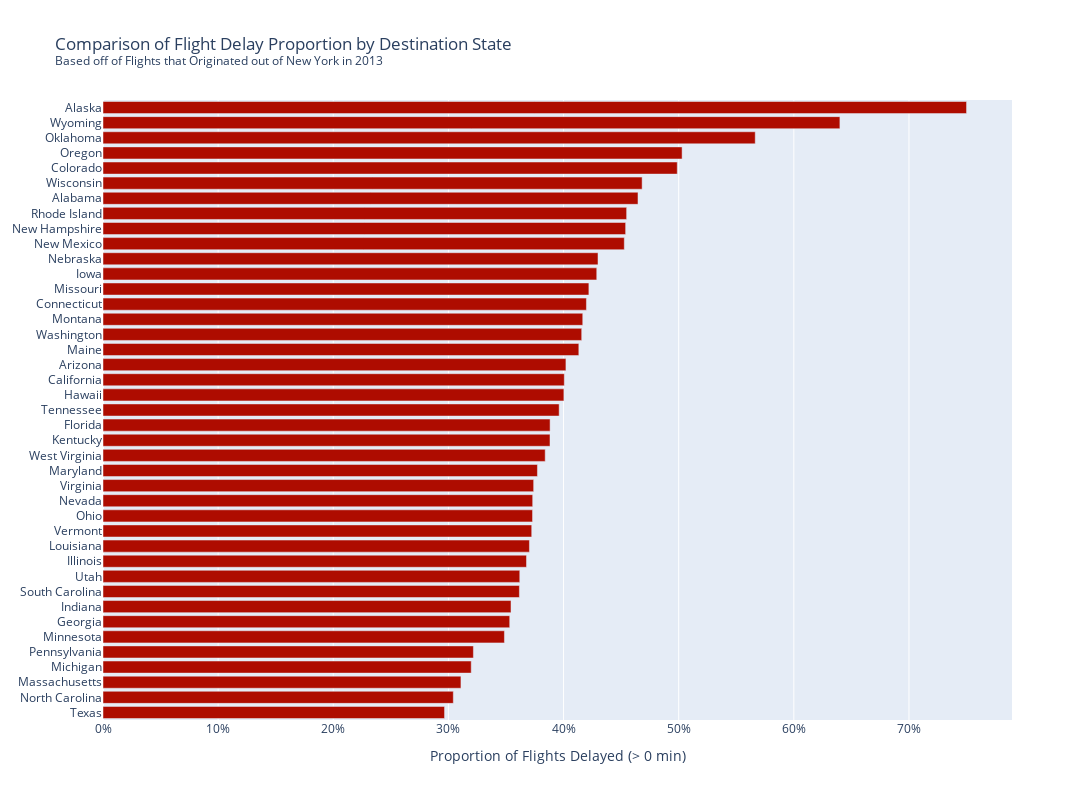

The notebook cell saved with this chart:
### Code cell
fig = px.bar(
    state_stats,
    y='state', 
    x='delay_proportion',
    color_continuous_scale=px.colors.sequential.Reds, 
    title = 'Comparison of Flight Delay Proportion by Destination State <br><sup>Based off of Flights that Originated out of New York in 2013</sup>',
    labels={
        'state': 'State',
        'delay_proportion': 'Proportion of Flights Delayed (> 0 min)',
        'faa': 'Airport Code'
    },
    hover_data={
        'state': True, 
        'faa': True, 
        'delay_proportion': ':.1%', 
        'total_flights': ':,d' 
    },
    custom_data=['state'] 
)

fig.update_layout(
    yaxis_title=None, 
    xaxis_tickformat='.0%', 
    coloraxis_showscale=False, 
    yaxis={'categoryorder':'total ascending'},
    height = 800,
    width = 1200
)

fig.update_traces(marker_color = '#ae0c00')

fig.show()

### Figure 1 — Plotly figure (JSON) as saved in the notebook; plotly's stock layout.template omitted (floating-point values rounded to 4 significant figures)
{"data": [{"customdata": [["Alaska", "ANC", 8], ["Wyoming", "JAC", 25], ["Oklahoma", "OKC", 346], ["Oregon", "PDX", 1354], ["Colorado", "DEN", 7266], ["Wisconsin", "MKE", 2802], ["Alabama", "BHM", 297], ["Rhode Island", "PVD", 376], ["New Hampshire", "MHT", 1009], ["New Mexico", "ABQ", 254], ["Nebraska", "OMA", 849], ["Iowa", "DSM", 569], ["Missouri", "STL", 4339], ["Connecticut", "BDL", 443], ["Montana", "BZN", 36], ["Washington", "SEA", 3923], ["Maine", "PWM", 2352], ["Arizona", "PHX", 4656], ["California", "LAX", 16174], ["Hawaii", "HNL", 707], ["Tennessee", "BNA", 6333], ["Florida", "MCO", 14082], ["Kentucky", "CVG", 3941], ["West Virginia", "CRW", 138], ["Maryland", "BWI", 1781], ["Virginia", "IAD", 5700], ["Nevada", "LAS", 5997], ["Ohio", "CLE", 4573], ["Vermont", "BTV", 2589], ["Louisiana", "MSY", 3799], ["Illinois", "ORD", 17283], ["Utah", "SLC", 2467], ["South Carolina", "CHS", 2884], ["Indiana", "IND", 2077], ["Georgia", "ATL", 17215], ["Minnesota", "MSP", 7185], ["Pennsylvania", "PHL", 1632], ["Michigan", "DTW", 9384], ["Massachusetts", "BOS", 15508], ["North Carolina", "CLT", 14064], ["Texas", "DFW", 8738]], "hovertemplate": "Proportion of Flights Delayed (> 0 min)=%{x:.1%}<br>State=%{y}<br>Airport Code=%{customdata[1]}<br>total_flights=%{customdata[2]:,d}<extra></extra>", "legendgroup": "", "marker": {"color": "#ae0c00", "pattern": {"shape": ""}}, "name": "", "orientation": "h", "showlegend": false, "textposition": "auto", "type": "bar", "x": [0.75, 0.64, 0.5665, 0.503, 0.4988, 0.4682, 0.4646, 0.4548, 0.4539, 0.4528, 0.4299, 0.4288, 0.422, 0.4199, 0.4167, 0.4158, 0.4133, 0.4021, 0.4006, 0.4003, 0.3962, 0.3883, 0.3882, 0.3841, 0.3773, 0.374, 0.3732, 0.3731, 0.3723, 0.3704, 0.3678, 0.362, 0.3617, 0.3544, 0.3532, 0.3486, 0.3217, 0.3198, 0.3109, 0.3043, 0.2966], "xaxis": "x", "y": ["Alaska", "Wyoming", "Oklahoma", "Oregon", "Colorado", "Wisconsin", "Alabama", "Rhode Island", "New Hampshire", "New Mexico", "Nebraska", "Iowa", "Missouri", "Connecticut", "Montana", "Washington", "Maine", "Arizona", "California", "Hawaii", "Tennessee", "Florida", "Kentucky", "West Virginia", "Maryland", "Virginia", "Nevada", "Ohio", "Vermont", "Louisiana", "Illinois", "Utah", "South Carolina", "Indiana", "Georgia", "Minnesota", "Pennsylvania", "Michigan", "Massachusetts", "North Carolina", "Texas"], "yaxis": "y"}], "layout": {"barmode": "relative", "coloraxis": {"showscale": false}, "height": 800, "legend": {"tracegroupgap": 0}, "title": {"text": "Comparison of Flight Delay Proportion by Destination State <br><sup>Based off of Flights that Originated out of New York in 2013</sup>"}, "width": 1200, "xaxis": {"anchor": "y", "domain": [0, 1], "tickformat": ".0%", "title": {"text": "Proportion of Flights Delayed (> 0 min)"}}, "yaxis": {"anchor": "x", "categoryorder": "total ascending", "domain": [0, 1], "title": {}}}}
